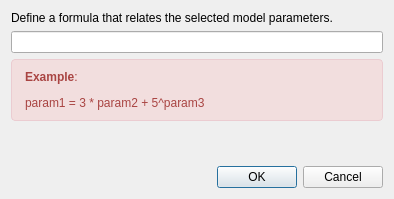
<?xml version="1.0" encoding="UTF-8"?>
<ui version="4.0">
 <class>dialog</class>
 <widget class="QDialog" name="dialog">
  <property name="geometry">
   <rect>
    <x>0</x>
    <y>0</y>
    <width>394</width>
    <height>199</height>
   </rect>
  </property>
  <property name="windowTitle">
   <string>Tie Parameters</string>
  </property>
  <layout class="QVBoxLayout" name="verticalLayout">
   <item>
    <layout class="QHBoxLayout" name="horizontalLayout_2">
     <item>
      <widget class="QLabel" name="label_2">
       <property name="text">
        <string>Define a formula that relates the selected model parameters.</string>
       </property>
      </widget>
     </item>
    </layout>
   </item>
   <item>
    <layout class="QHBoxLayout" name="horizontalLayout">
     <item>
      <widget class="QLineEdit" name="lineEdit"/>
     </item>
    </layout>
   </item>
   <item>
    <widget class="QLabel" name="label">
     <property name="styleSheet">
      <string notr="true">.QLabel {
    color: #a94442;
    background-color: #f2dede;
    padding: 10px;
    border: 1px solid #ebccd1;
    border-radius: 4px;
}</string>
     </property>
     <property name="text">
      <string>&lt;html&gt;&lt;head/&gt;&lt;body&gt;&lt;p&gt;&lt;span style=&quot; font-weight:600;&quot;&gt;Example&lt;/span&gt;:&lt;/p&gt;&lt;p&gt;	param1 = 3 * param2 + 5^param3&lt;/p&gt;&lt;/body&gt;&lt;/html&gt;</string>
     </property>
    </widget>
   </item>
   <item>
    <spacer name="verticalSpacer">
     <property name="orientation">
      <enum>Qt::Vertical</enum>
     </property>
     <property name="sizeHint" stdset="0">
      <size>
       <width>20</width>
       <height>40</height>
      </size>
     </property>
    </spacer>
   </item>
   <item>
    <widget class="QDialogButtonBox" name="buttonBox">
     <property name="orientation">
      <enum>Qt::Horizontal</enum>
     </property>
     <property name="standardButtons">
      <set>QDialogButtonBox::Cancel|QDialogButtonBox::Ok</set>
     </property>
    </widget>
   </item>
  </layout>
 </widget>
 <resources/>
 <connections>
  <connection>
   <sender>buttonBox</sender>
   <signal>accepted()</signal>
   <receiver>dialog</receiver>
   <slot>accept()</slot>
   <hints>
    <hint type="sourcelabel">
     <x>248</x>
     <y>254</y>
    </hint>
    <hint type="destinationlabel">
     <x>157</x>
     <y>274</y>
    </hint>
   </hints>
  </connection>
  <connection>
   <sender>buttonBox</sender>
   <signal>rejected()</signal>
   <receiver>dialog</receiver>
   <slot>reject()</slot>
   <hints>
    <hint type="sourcelabel">
     <x>316</x>
     <y>260</y>
    </hint>
    <hint type="destinationlabel">
     <x>286</x>
     <y>274</y>
    </hint>
   </hints>
  </connection>
 </connections>
</ui>
